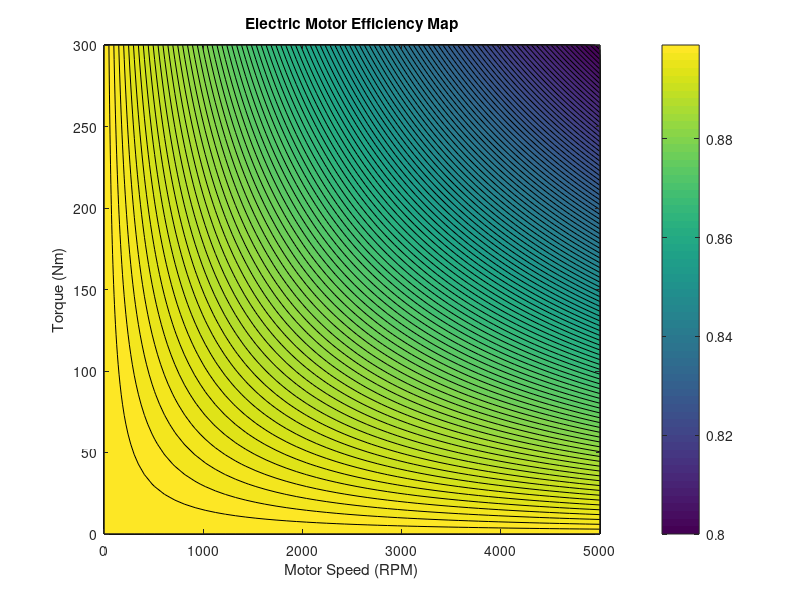
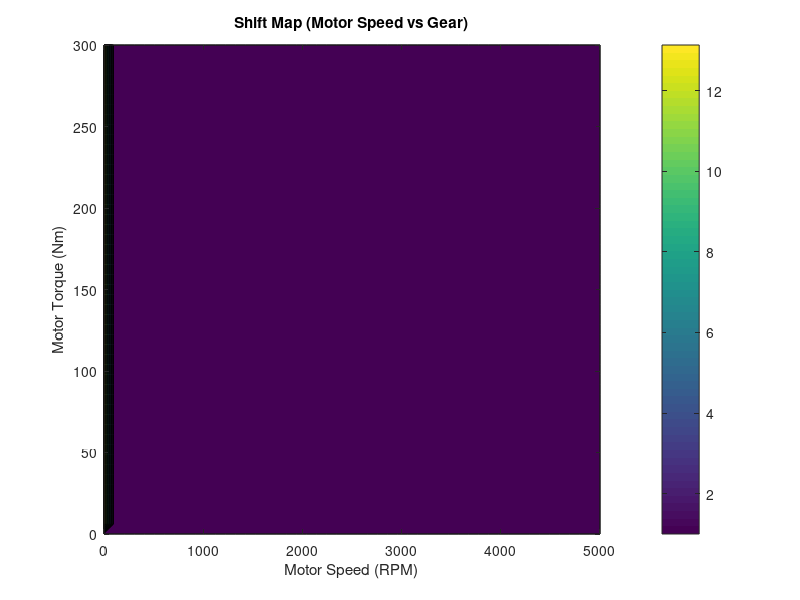
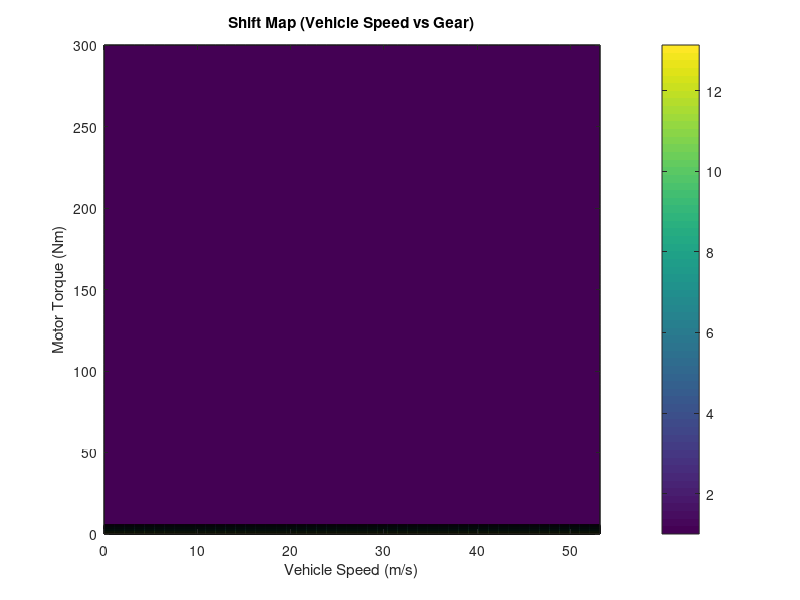

These figures' MATLAB source, in order:
clear all
close all

%Sample Values (Update with real motor model)
motor_speed = linspace(0, 5000, 50); % RPM
motor_torque = linspace(0, 300, 50); % Nm
[SpeedGrid, TorqueGrid] = meshgrid(motor_speed, motor_torque);
EfficiencyGrid = 0.9 - 0.1 * (TorqueGrid / max(motor_torque)) .* (SpeedGrid / max(motor_speed)); % (Update with motor efficiency values)

% Plot efficiency map
figure;
contourf(SpeedGrid, TorqueGrid, EfficiencyGrid, 100);
colorbar;
xlabel('Motor Speed (RPM)');
ylabel('Torque (Nm)');
title('Electric Motor Efficiency Map');

% Define vehicle parameters
C_d = 0.15; % Drag coefficient
A = 0.95; % Frontal area
rho = 1.16; % Air density
m_vehicle = 135; % Vehicle mass
C_rr = 0.0018; % Rolling resistance coeff
g = 9.81; % Gravitational constant (m/s²)
D_wheel = 2*.203 ; % Wheel diameter
R_f = 4.0; % Final drive ratio (Sample- UPDATE)

% Define gear ratios for each gear in the bike transmission (internal gear ratios for Rohloff SPEEDHUB 500/14)
gear_ratios = [0.279, 0.316, 0.360, 0.409, 0.464, 0.528, 0.600, 0.682, ...
                0.774, 0.881, 1.000, 1.135, 1.292, 1.467];


% Placeholder for shift maps (motor speed vs gear, vehicle speed vs gear)
% (Update Based on Motor Model)
shift_map_motor_speed = zeros(length(motor_speed), length(motor_torque));
shift_map_vehicle_speed = zeros(length(motor_speed), length(motor_torque));

% Iterate over each gear and calculate power consumption and vehicle speed
for g = 1:length(gear_ratios)
    for i = 1:length(motor_speed)
        for j = 1:length(motor_torque)
            
            P_motor_in = motor_speed(i) * motor_torque(j); % Power input to motor (W)
           
            omega_motor_rad_s = motor_speed(i) * 2 * pi / 60; % Convert RPM to rad/s
            v_vehicle = omega_motor_rad_s * D_wheel / R_f; % Vehicle speed in m/s

            %Opposing Forces assuming constant velocity
            F_roll = C_rr * m_vehicle * g; % Rolling resistance force (N)
            P_roll = F_roll * v_vehicle; % Power to overcome rolling resistance (W)
            F_aero = 0.5 * C_d * A * rho * v_vehicle^2; % Aerodynamic drag force (N)
            P_aero = F_aero * v_vehicle; % Power to overcome drag (W)
            P_total = P_roll + P_aero;

            % Adjust energy consumption by factoring in efficiency and total power
            energy_consumption = 1000 * (P_motor_in / P_total); % Adjusted energy consumption

            % Select gear based on motor efficiency (lowest energy consumption)
            if g == 1 || energy_consumption < shift_map_motor_speed(i,j)
                shift_map_motor_speed(i,j) = g;
            end

            % Select gear based on vehicle speed (minimize energy consumption)
            if g == 1 || v_vehicle < shift_map_vehicle_speed(i,j)
                shift_map_vehicle_speed(i,j) = g;
            end
        end
    end
end

% Plot the Shift Map based on Motor Speed vs Gear
figure;
contourf(SpeedGrid, TorqueGrid, shift_map_motor_speed, length(gear_ratios));
colorbar;
xlabel('Motor Speed (RPM)');
ylabel('Motor Torque (Nm)');
title('Shift Map (Motor Speed vs Gear)');

% Plot the Shift Map based on Vehicle Speed vs Gear
vehicle_speed_grid = (SpeedGrid * 2 * pi / 60) * D_wheel / R_f; % Convert motor speed to vehicle speed
figure;
contourf(vehicle_speed_grid, TorqueGrid, shift_map_vehicle_speed, length(gear_ratios));
colorbar;
xlabel('Vehicle Speed (m/s)');
ylabel('Motor Torque (Nm)');
title('Shift Map (Vehicle Speed vs Gear)');
